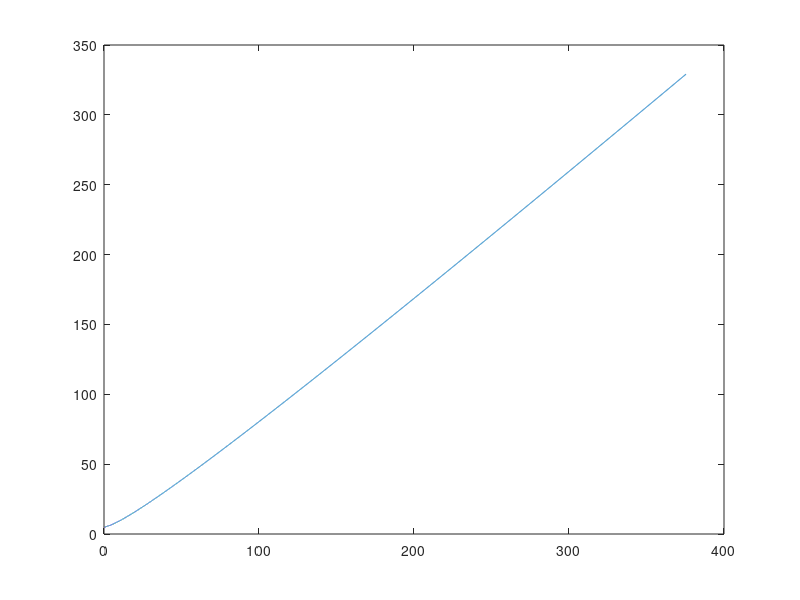

Here is the MATLAB script that generated this plot:
y = input('Enter Initial Height: ');
v = input('Enter Initial Velocity: ');
th = input('Enter Initial Angle: ');
ax = input('Enter Acceleration in X: ');
ay = input('Enter Acceleration in Y: ');

q = ((2*v*sind(th))/(-1*ay)) + (y/(v*sind(th)));
t = [0:0.001:q];
xm = (v*cosd(th)).*t + 0.5*(ax).*t.^2;
ym = y + (v*sind(th)).*t + 0.5*(ay).*t.^2;

if ay == 0
    error('Vertical Acceleration cannot be 0!')
else
    plot(xm,ym)
end
